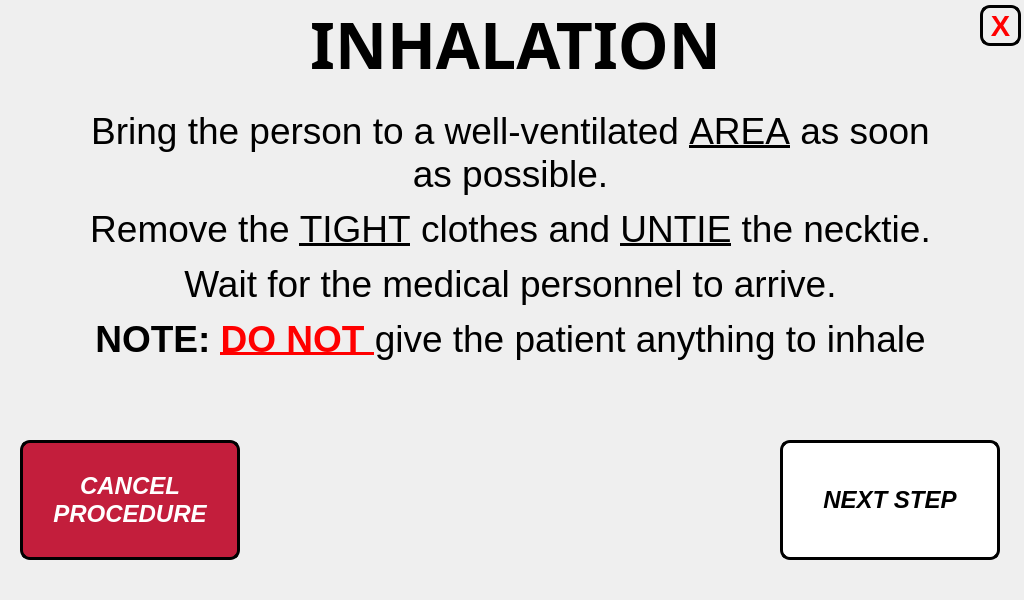
<?xml version="1.0" encoding="UTF-8"?>
<ui version="4.0">
 <class>step_4_window</class>
 <widget class="QMainWindow" name="step_4_window">
  <property name="geometry">
   <rect>
    <x>0</x>
    <y>0</y>
    <width>1024</width>
    <height>600</height>
   </rect>
  </property>
  <property name="minimumSize">
   <size>
    <width>1024</width>
    <height>600</height>
   </size>
  </property>
  <property name="maximumSize">
   <size>
    <width>1024</width>
    <height>600</height>
   </size>
  </property>
  <property name="windowTitle">
   <string>Step 1 Procedure</string>
  </property>
  <widget class="QWidget" name="centralwidget">
   <widget class="QLabel" name="title_step_4">
    <property name="geometry">
     <rect>
      <x>10</x>
      <y>0</y>
      <width>1011</width>
      <height>71</height>
     </rect>
    </property>
    <property name="font">
     <font>
      <family>Unispace</family>
      <pointsize>18</pointsize>
      <weight>75</weight>
      <bold>true</bold>
     </font>
    </property>
    <property name="text">
     <string>&lt;html&gt;&lt;head/&gt;&lt;body&gt;&lt;p align=&quot;center&quot;&gt;&lt;span style=&quot; font-size:48pt;&quot;&gt;INHALATION&lt;/span&gt;&lt;/p&gt;&lt;/body&gt;&lt;/html&gt;</string>
    </property>
    <property name="alignment">
     <set>Qt::AlignCenter</set>
    </property>
   </widget>
   <widget class="QLabel" name="text_steps_4">
    <property name="geometry">
     <rect>
      <x>20</x>
      <y>50</y>
      <width>981</width>
      <height>371</height>
     </rect>
    </property>
    <property name="font">
     <font>
      <pointsize>14</pointsize>
     </font>
    </property>
    <property name="text">
     <string>&lt;html&gt;&lt;head/&gt;&lt;body&gt;&lt;p align=&quot;center&quot;&gt;&lt;span style=&quot; font-family:'Calibri'; font-size:28pt; color:#000000;&quot;&gt;Bring the person to a well-ventilated &lt;/span&gt;&lt;span style=&quot; font-family:'Calibri'; font-size:28pt; text-decoration: underline; color:#000000;&quot;&gt;AREA&lt;/span&gt;&lt;span style=&quot; font-family:'Calibri'; font-size:28pt; color:#000000;&quot;&gt; as soon&lt;br/&gt;as possible.&lt;/span&gt;&lt;/p&gt;&lt;p align=&quot;center&quot;&gt;&lt;span style=&quot; font-family:'Calibri'; font-size:28pt; color:#000000;&quot;&gt;Remove the &lt;/span&gt;&lt;span style=&quot; font-family:'Calibri'; font-size:28pt; text-decoration: underline; color:#000000;&quot;&gt;TIGHT&lt;/span&gt;&lt;span style=&quot; font-family:'Calibri'; font-size:28pt; color:#000000;&quot;&gt; clothes and &lt;/span&gt;&lt;span style=&quot; font-family:'Calibri'; font-size:28pt; text-decoration: underline; color:#000000;&quot;&gt;UNTIE&lt;/span&gt;&lt;span style=&quot; font-family:'Calibri'; font-size:28pt; color:#000000;&quot;&gt; the necktie.&lt;/span&gt;&lt;/p&gt;&lt;p align=&quot;center&quot;&gt;&lt;span style=&quot; font-family:'Calibri'; font-size:28pt; color:#000000;&quot;&gt;Wait for the medical personnel to arrive.&lt;/span&gt;&lt;/p&gt;&lt;p align=&quot;center&quot;&gt;&lt;span style=&quot; font-family:'Calibri'; font-size:28pt; font-weight:600; color:#000000;&quot;&gt;NOTE: &lt;/span&gt;&lt;span style=&quot; font-family:'Calibri'; font-size:28pt; font-weight:600; text-decoration: underline; color:#ff0000;&quot;&gt;DO NOT &lt;/span&gt;&lt;span style=&quot; font-family:'Calibri'; font-size:28pt; color:#000000;&quot;&gt;give the patient anything to inhale&lt;/span&gt;&lt;/p&gt;&lt;/body&gt;&lt;/html&gt;</string>
    </property>
   </widget>
   <widget class="QPushButton" name="next_step_button_4">
    <property name="geometry">
     <rect>
      <x>780</x>
      <y>440</y>
      <width>220</width>
      <height>120</height>
     </rect>
    </property>
    <property name="minimumSize">
     <size>
      <width>220</width>
      <height>120</height>
     </size>
    </property>
    <property name="maximumSize">
     <size>
      <width>220</width>
      <height>120</height>
     </size>
    </property>
    <property name="font">
     <font>
      <pointsize>18</pointsize>
      <weight>75</weight>
      <italic>true</italic>
      <bold>true</bold>
     </font>
    </property>
    <property name="cursor">
     <cursorShape>PointingHandCursor</cursorShape>
    </property>
    <property name="styleSheet">
     <string notr="true">QPushButton:hover:!pressed
{
  background-color: rgb(195,30,60);
}

QPushButton
{
  background-color: white;
color: black;
border-style: outset;
border-width: 3px;
border-radius:10px;
border-color: black;
}</string>
    </property>
    <property name="text">
     <string>NEXT STEP</string>
    </property>
   </widget>
   <widget class="QLabel" name="label">
    <property name="geometry">
     <rect>
      <x>0</x>
      <y>0</y>
      <width>1024</width>
      <height>600</height>
     </rect>
    </property>
    <property name="minimumSize">
     <size>
      <width>1024</width>
      <height>600</height>
     </size>
    </property>
    <property name="maximumSize">
     <size>
      <width>1024</width>
      <height>600</height>
     </size>
    </property>
    <property name="text">
     <string/>
    </property>
    <property name="pixmap">
     <pixmap>../pictures/program_pictures/main_wallpaper.png</pixmap>
    </property>
   </widget>
   <widget class="QPushButton" name="end_procedure_now_button">
    <property name="geometry">
     <rect>
      <x>20</x>
      <y>440</y>
      <width>220</width>
      <height>120</height>
     </rect>
    </property>
    <property name="minimumSize">
     <size>
      <width>220</width>
      <height>120</height>
     </size>
    </property>
    <property name="maximumSize">
     <size>
      <width>16777215</width>
      <height>16777215</height>
     </size>
    </property>
    <property name="font">
     <font>
      <pointsize>18</pointsize>
      <weight>75</weight>
      <italic>true</italic>
      <bold>true</bold>
     </font>
    </property>
    <property name="styleSheet">
     <string notr="true">QPushButton:hover:!pressed
{
  background-color: grey;
}

QPushButton
{
  background-color: rgb(195,30,60);
color: white;
border-style: outset;
border-width: 3px;
border-radius:10px;
border-color: black;
}</string>
    </property>
    <property name="text">
     <string>CANCEL
PROCEDURE</string>
    </property>
   </widget>
   <widget class="QPushButton" name="close_button">
    <property name="geometry">
     <rect>
      <x>980</x>
      <y>5</y>
      <width>41</width>
      <height>41</height>
     </rect>
    </property>
    <property name="font">
     <font>
      <pointsize>22</pointsize>
      <weight>75</weight>
      <bold>true</bold>
     </font>
    </property>
    <property name="styleSheet">
     <string notr="true">QPushButton:hover:!pressed
{
  background-color: rgb(195,30,60);
}

QPushButton
{

color: red;
border-style: outset;
border-width: 3px;
border-radius:10px;
border-color: black;
}
</string>
    </property>
    <property name="text">
     <string>X</string>
    </property>
   </widget>
   <zorder>label</zorder>
   <zorder>text_steps_4</zorder>
   <zorder>title_step_4</zorder>
   <zorder>next_step_button_4</zorder>
   <zorder>end_procedure_now_button</zorder>
   <zorder>close_button</zorder>
  </widget>
 </widget>
 <resources/>
 <connections/>
</ui>
